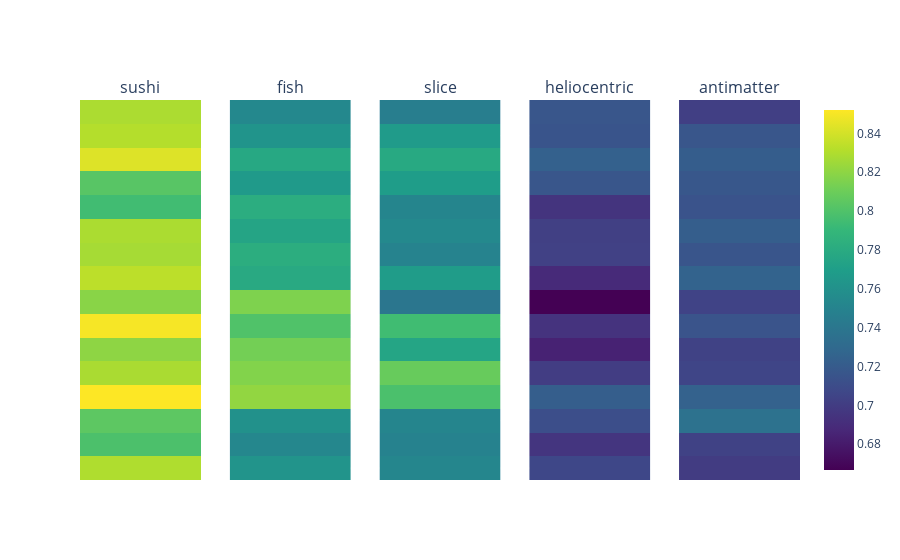

This figure's notebook cell:
### Markdown cell above
Plot

### Code cell
fig = make_subplots(1,5, subplot_titles=('sushi', 'fish', 'slice', 'heliocentric', 'antimatter'))
fig.add_trace(
 go.Heatmap(z = cos_sim_sushi, coloraxis = "coloraxis"), 1,1)

#fig.add_trace(
# go.Heatmap(z = cos_sim_pneumonoultramicroscopicsilicovolcanoconiosis, coloraxis = "coloraxis"),1,4)

fig.add_trace(
 go.Heatmap(z = cos_sim_fish, coloraxis = "coloraxis"),1,2)

fig.add_trace(
 go.Heatmap(z = cos_sim_slice, coloraxis = "coloraxis"),1,3)

fig.add_trace(
 go.Heatmap(z = cos_sim_heliocentric, coloraxis = "coloraxis"),1,4)

fig.add_trace(
 go.Heatmap(z = cos_sim_antimatter, coloraxis = "coloraxis"),1,5)

fig.update_layout(coloraxis = {'colorscale':'viridis'},)
#fig.update_layout(width=800, height=500, title_text='Cosine Similarity between ')
fig.update_xaxes(showticklabels=False)
fig.update_yaxes(showticklabels=False)

fig.show()

### Figure 1 — Plotly figure (JSON) as saved in the notebook; plotly's stock layout.template omitted (floating-point values rounded to 4 significant figures)
{"data": [{"coloraxis": "coloraxis", "type": "heatmap", "xaxis": "x", "yaxis": "y", "z": [[0.8296], [0.7987], [0.8047], [0.852], [0.8282], [0.8202], [0.8499], [0.8187], [0.8333], [0.827], [0.8286], [0.7946], [0.8028], [0.8429], [0.8311], [0.8288]]}, {"coloraxis": "coloraxis", "type": "heatmap", "xaxis": "x2", "yaxis": "y2", "z": [[0.762], [0.7526], [0.7601], [0.8213], [0.8168], [0.8122], [0.8001], [0.8154], [0.7788], [0.782], [0.775], [0.7816], [0.7669], [0.7775], [0.7625], [0.7538]]}, {"coloraxis": "coloraxis", "type": "heatmap", "xaxis": "x3", "yaxis": "y3", "z": [[0.7518], [0.7488], [0.7514], [0.7981], [0.8082], [0.7751], [0.7943], [0.7396], [0.768], [0.7497], [0.7546], [0.7512], [0.769], [0.7784], [0.7671], [0.7458]]}, {"coloraxis": "coloraxis", "type": "heatmap", "xaxis": "x4", "yaxis": "y4", "z": [[0.7069], [0.6954], [0.7114], [0.722], [0.7005], [0.6843], [0.6942], [0.6667], [0.6889], [0.7027], [0.7021], [0.6949], [0.7165], [0.7239], [0.7153], [0.7165]]}, {"coloraxis": "coloraxis", "type": "heatmap", "xaxis": "x5", "yaxis": "y5", "z": [[0.6995], [0.7035], [0.7368], [0.7242], [0.7057], [0.7033], [0.715], [0.7043], [0.7252], [0.7161], [0.7222], [0.7146], [0.7172], [0.7215], [0.7165], [0.7017]]}], "layout": {"annotations": [{"font": {"size": 16}, "showarrow": false, "text": "sushi", "x": 0.084, "xanchor": "center", "xref": "paper", "y": 1, "yanchor": "bottom", "yref": "paper"}, {"font": {"size": 16}, "showarrow": false, "text": "fish", "x": 0.292, "xanchor": "center", "xref": "paper", "y": 1, "yanchor": "bottom", "yref": "paper"}, {"font": {"size": 16}, "showarrow": false, "text": "slice", "x": 0.5, "xanchor": "center", "xref": "paper", "y": 1, "yanchor": "bottom", "yref": "paper"}, {"font": {"size": 16}, "showarrow": false, "text": "heliocentric", "x": 0.708, "xanchor": "center", "xref": "paper", "y": 1, "yanchor": "bottom", "yref": "paper"}, {"font": {"size": 16}, "showarrow": false, "text": "antimatter", "x": 0.916, "xanchor": "center", "xref": "paper", "y": 1, "yanchor": "bottom", "yref": "paper"}], "coloraxis": {"colorscale": [[0, "#440154"], [0.1111, "#482878"], [0.2222, "#3e4989"], [0.3333, "#31688e"], [0.4444, "#26828e"], [0.5556, "#1f9e89"], [0.6667, "#35b779"], [0.7778, "#6ece58"], [0.8889, "#b5de2b"], [1, "#fde725"]]}, "xaxis": {"anchor": "y", "domain": [0, 0.168], "showticklabels": false}, "xaxis2": {"anchor": "y2", "domain": [0.208, 0.376], "showticklabels": false}, "xaxis3": {"anchor": "y3", "domain": [0.416, 0.584], "showticklabels": false}, "xaxis4": {"anchor": "y4", "domain": [0.624, 0.792], "showticklabels": false}, "xaxis5": {"anchor": "y5", "domain": [0.832, 1], "showticklabels": false}, "yaxis": {"anchor": "x", "domain": [0, 1], "showticklabels": false}, "yaxis2": {"anchor": "x2", "domain": [0, 1], "showticklabels": false}, "yaxis3": {"anchor": "x3", "domain": [0, 1], "showticklabels": false}, "yaxis4": {"anchor": "x4", "domain": [0, 1], "showticklabels": false}, "yaxis5": {"anchor": "x5", "domain": [0, 1], "showticklabels": false}}}
